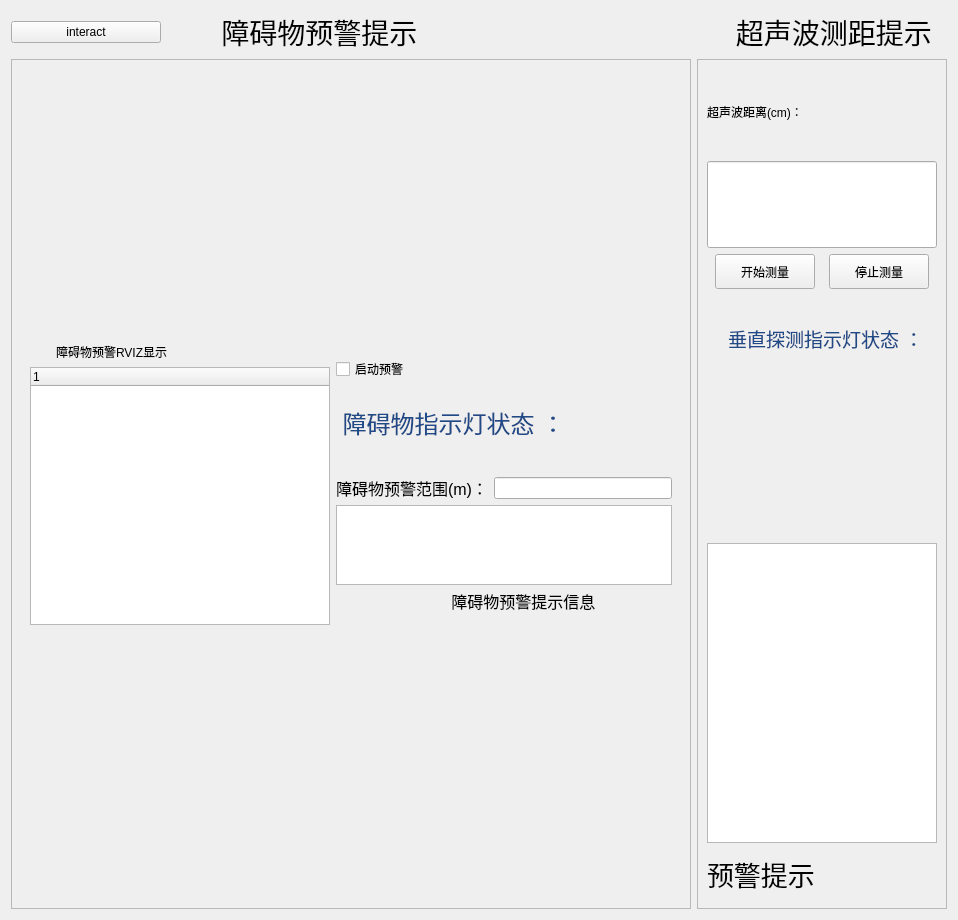
        <widget class="QWidget" name="tab_5">
         <attribute name="title">
          <string>预警提示</string>
         </attribute>
         <layout class="QHBoxLayout" name="horizontalLayout_27" stretch="3,1">
          <item>
           <layout class="QVBoxLayout" name="verticalLayout_40">
            <item>
             <layout class="QHBoxLayout" name="horizontalLayout_24">
              <item>
               <widget class="QPushButton" name="btn_interact">
                <property name="maximumSize">
                 <size>
                  <width>150</width>
                  <height>16777215</height>
                 </size>
                </property>
                <property name="text">
                 <string>interact</string>
                </property>
                <property name="icon">
                 <iconset resource="../resources/picture.qrc">
                  <normaloff>:/class/images/classes/Interact.png</normaloff>:/class/images/classes/Interact.png</iconset>
                </property>
               </widget>
              </item>
              <item>
               <widget class="QLabel" name="label_7">
                <property name="font">
                 <font>
                  <pointsize>21</pointsize>
                 </font>
                </property>
                <property name="text">
                 <string>       障碍物预警提示</string>
                </property>
               </widget>
              </item>
             </layout>
            </item>
            <item>
             <widget class="QFrame" name="frame_3">
              <property name="minimumSize">
               <size>
                <width>0</width>
                <height>0</height>
               </size>
              </property>
              <property name="frameShape">
               <enum>QFrame::StyledPanel</enum>
              </property>
              <property name="frameShadow">
               <enum>QFrame::Raised</enum>
              </property>
              <layout class="QVBoxLayout" name="verticalLayout_30">
               <item>
                <layout class="QVBoxLayout" name="verticalLayout_rviz_obs"/>
               </item>
               <item>
                <widget class="QWidget" name="widget" native="true">
                 <property name="minimumSize">
                  <size>
                   <width>660</width>
                   <height>300</height>
                  </size>
                 </property>
                 <property name="maximumSize">
                  <size>
                   <width>16777215</width>
                   <height>300</height>
                  </size>
                 </property>
                 <layout class="QVBoxLayout" name="verticalLayout_28">
                  <item>
                   <layout class="QHBoxLayout" name="horizontalLayout_34">
                    <item>
                     <layout class="QVBoxLayout" name="verticalLayout_37">
                      <item>
                       <layout class="QHBoxLayout" name="horizontalLayout_31">
                        <item>
                         <widget class="QLabel" name="label_19">
                          <property name="minimumSize">
                           <size>
                            <width>20</width>
                            <height>0</height>
                           </size>
                          </property>
                          <property name="maximumSize">
                           <size>
                            <width>20</width>
                            <height>16777215</height>
                           </size>
                          </property>
                          <property name="text">
                           <string/>
                          </property>
                          <property name="pixmap">
                           <pixmap resource="../resources/picture.qrc">:/class/images/classes/Displays.svg</pixmap>
                          </property>
                         </widget>
                        </item>
                        <item>
                         <widget class="QLabel" name="label_20">
                          <property name="minimumSize">
                           <size>
                            <width>200</width>
                            <height>0</height>
                           </size>
                          </property>
                          <property name="maximumSize">
                           <size>
                            <width>1000</width>
                            <height>20</height>
                           </size>
                          </property>
                          <property name="text">
                           <string>障碍物预警RVIZ显示</string>
                          </property>
                         </widget>
                        </item>
                       </layout>
                      </item>
                      <item>
                       <widget class="QTreeWidget" name="treeWidget_obstacles">
                        <property name="minimumSize">
                         <size>
                          <width>200</width>
                          <height>0</height>
                         </size>
                        </property>
                        <property name="maximumSize">
                         <size>
                          <width>1000</width>
                          <height>300</height>
                         </size>
                        </property>
                        <property name="styleSheet">
                         <string notr="true">QTreeView::item {
        width:200px
    }</string>
                        </property>
                        <column>
                         <property name="text">
                          <string notr="true">1</string>
                         </property>
                        </column>
                       </widget>
                      </item>
                     </layout>
                    </item>
                    <item>
                     <layout class="QVBoxLayout" name="verticalLayout_39">
                      <item>
                       <layout class="QHBoxLayout" name="horizontalLayout_33">
                        <item>
                         <layout class="QVBoxLayout" name="verticalLayout_36">
                          <item>
                           <widget class="QCheckBox" name="checkBox_tip">
                            <property name="text">
                             <string>启动预警</string>
                            </property>
                           </widget>
                          </item>
                          <item>
                           <widget class="QLabel" name="label_22">
                            <property name="font">
                             <font>
                              <pointsize>18</pointsize>
                             </font>
                            </property>
                            <property name="styleSheet">
                             <string notr="true">color: rgb(32, 74, 135);</string>
                            </property>
                            <property name="text">
                             <string> 障碍物指示灯状态 ：</string>
                            </property>
                           </widget>
                          </item>
                         </layout>
                        </item>
                        <item>
                         <widget class="QLabel" name="label_obstacle_display">
                          <property name="minimumSize">
                           <size>
                            <width>100</width>
                            <height>100</height>
                           </size>
                          </property>
                          <property name="maximumSize">
                           <size>
                            <width>100</width>
                            <height>100</height>
                           </size>
                          </property>
                          <property name="text">
                           <string/>
                          </property>
                          <property name="pixmap">
                           <pixmap resource="../resources/images.qrc">:/images/Green.png</pixmap>
                          </property>
                          <property name="scaledContents">
                           <bool>true</bool>
                          </property>
                         </widget>
                        </item>
                       </layout>
                      </item>
                      <item>
                       <layout class="QVBoxLayout" name="verticalLayout_38">
                        <item>
                         <layout class="QHBoxLayout" name="horizontalLayout_32">
                          <item>
                           <widget class="QLabel" name="label_24">
                            <property name="minimumSize">
                             <size>
                              <width>0</width>
                              <height>20</height>
                             </size>
                            </property>
                            <property name="maximumSize">
                             <size>
                              <width>16777215</width>
                              <height>20</height>
                             </size>
                            </property>
                            <property name="font">
                             <font>
                              <pointsize>12</pointsize>
                             </font>
                            </property>
                            <property name="text">
                             <string>障碍物预警范围(m)：</string>
                            </property>
                           </widget>
                          </item>
                          <item>
                           <widget class="QLineEdit" name="lineEdit"/>
                          </item>
                         </layout>
                        </item>
                        <item>
                         <layout class="QVBoxLayout" name="verticalLayout_35">
                          <item>
                           <widget class="QTextEdit" name="textEdit_obstacle">
                            <property name="minimumSize">
                             <size>
                              <width>0</width>
                              <height>80</height>
                             </size>
                            </property>
                            <property name="maximumSize">
                             <size>
                              <width>16777215</width>
                              <height>80</height>
                             </size>
                            </property>
                            <property name="font">
                             <font>
                              <pointsize>20</pointsize>
                             </font>
                            </property>
                           </widget>
                          </item>
                          <item>
                           <widget class="QLabel" name="label_21">
                            <property name="minimumSize">
                             <size>
                              <width>0</width>
                              <height>20</height>
                             </size>
                            </property>
                            <property name="maximumSize">
                             <size>
                              <width>16777215</width>
                              <height>20</height>
                             </size>
                            </property>
                            <property name="font">
                             <font>
                              <pointsize>12</pointsize>
                             </font>
                            </property>
                            <property name="text">
                             <string>                          障碍物预警提示信息</string>
                            </property>
                           </widget>
                          </item>
                         </layout>
                        </item>
                       </layout>
                      </item>
                     </layout>
                    </item>
                   </layout>
                  </item>
                 </layout>
                </widget>
               </item>
              </layout>
             </widget>
            </item>
           </layout>
          </item>
          <item>
           <layout class="QVBoxLayout" name="verticalLayout_34">
            <item>
             <widget class="QLabel" name="label_9">
              <property name="font">
               <font>
                <pointsize>21</pointsize>
               </font>
              </property>
              <property name="text">
               <string>     超声波测距提示</string>
              </property>
             </widget>
            </item>
            <item>
             <widget class="QFrame" name="frame_5">
              <property name="minimumSize">
               <size>
                <width>250</width>
                <height>850</height>
               </size>
              </property>
              <property name="maximumSize">
               <size>
                <width>250</width>
                <height>1000</height>
               </size>
              </property>
              <property name="frameShape">
               <enum>QFrame::StyledPanel</enum>
              </property>
              <property name="frameShadow">
               <enum>QFrame::Raised</enum>
              </property>
              <layout class="QVBoxLayout" name="verticalLayout_31">
               <item>
                <widget class="QLabel" name="label_10">
                 <property name="text">
                  <string>超声波距离(cm)：</string>
                 </property>
                </widget>
               </item>
               <item>
                <widget class="QLineEdit" name="lineEdit_sonar1">
                 <property name="minimumSize">
                  <size>
                   <width>0</width>
                   <height>60</height>
                  </size>
                 </property>
                 <property name="maximumSize">
                  <size>
                   <width>16777215</width>
                   <height>100</height>
                  </size>
                 </property>
                </widget>
               </item>
               <item>
                <layout class="QHBoxLayout" name="horizontalLayout_30">
                 <item>
                  <widget class="QPushButton" name="btn_sonar_startmeasure">
                   <property name="minimumSize">
                    <size>
                     <width>100</width>
                     <height>35</height>
                    </size>
                   </property>
                   <property name="maximumSize">
                    <size>
                     <width>100</width>
                     <height>35</height>
                    </size>
                   </property>
                   <property name="text">
                    <string>开始测量</string>
                   </property>
                  </widget>
                 </item>
                 <item>
                  <widget class="QPushButton" name="btn_sonar_stopmeasure">
                   <property name="minimumSize">
                    <size>
                     <width>0</width>
                     <height>35</height>
                    </size>
                   </property>
                   <property name="maximumSize">
                    <size>
                     <width>100</width>
                     <height>35</height>
                    </size>
                   </property>
                   <property name="text">
                    <string>停止测量</string>
                   </property>
                  </widget>
                 </item>
                </layout>
               </item>
               <item>
                <widget class="QLabel" name="label_28">
                 <property name="font">
                  <font>
                   <pointsize>14</pointsize>
                  </font>
                 </property>
                 <property name="styleSheet">
                  <string notr="true">color: rgb(32, 74, 135);</string>
                 </property>
                 <property name="text">
                  <string>    垂直探测指示灯状态 ：</string>
                 </property>
                </widget>
               </item>
               <item>
                <widget class="QWidget" name="widget_2" native="true">
                 <property name="minimumSize">
                  <size>
                   <width>0</width>
                   <height>150</height>
                  </size>
                 </property>
                 <property name="maximumSize">
                  <size>
                   <width>16777215</width>
                   <height>150</height>
                  </size>
                 </property>
                 <layout class="QHBoxLayout" name="horizontalLayout_28">
                  <item>
                   <widget class="QLabel" name="label_sonar_display">
                    <property name="minimumSize">
                     <size>
                      <width>100</width>
                      <height>100</height>
                     </size>
                    </property>
                    <property name="maximumSize">
                     <size>
                      <width>100</width>
                      <height>100</height>
                     </size>
                    </property>
                    <property name="text">
                     <string/>
                    </property>
                    <property name="pixmap">
                     <pixmap resource="../resources/images.qrc">:/images/Green.png</pixmap>
                    </property>
                    <property name="scaledContents">
                     <bool>true</bool>
                    </property>
                   </widget>
                  </item>
                 </layout>
                </widget>
               </item>
               <item>
                <widget class="QTextEdit" name="textEdit_tip">
                 <property name="minimumSize">
                  <size>
                   <width>0</width>
                   <height>0</height>
                  </size>
                 </property>
                 <property name="maximumSize">
                  <size>
                   <width>16777215</width>
                   <height>300</height>
                  </size>
                 </property>
                 <property name="font">
                  <font>
                   <pointsize>20</pointsize>
                  </font>
                 </property>
                </widget>
               </item>
               <item>
                <widget class="QLabel" name="label_18">
                 <property name="minimumSize">
                  <size>
                   <width>0</width>
                   <height>50</height>
                  </size>
                 </property>
                 <property name="maximumSize">
                  <size>
                   <width>16777215</width>
                   <height>50</height>
                  </size>
                 </property>
                 <property name="font">
                  <font>
                   <pointsize>20</pointsize>
                  </font>
                 </property>
                 <property name="text">
                  <string>预警提示</string>
                 </property>
                </widget>
               </item>
              </layout>
             </widget>
            </item>
           </layout>
          </item>
         </layout>
        </widget>
